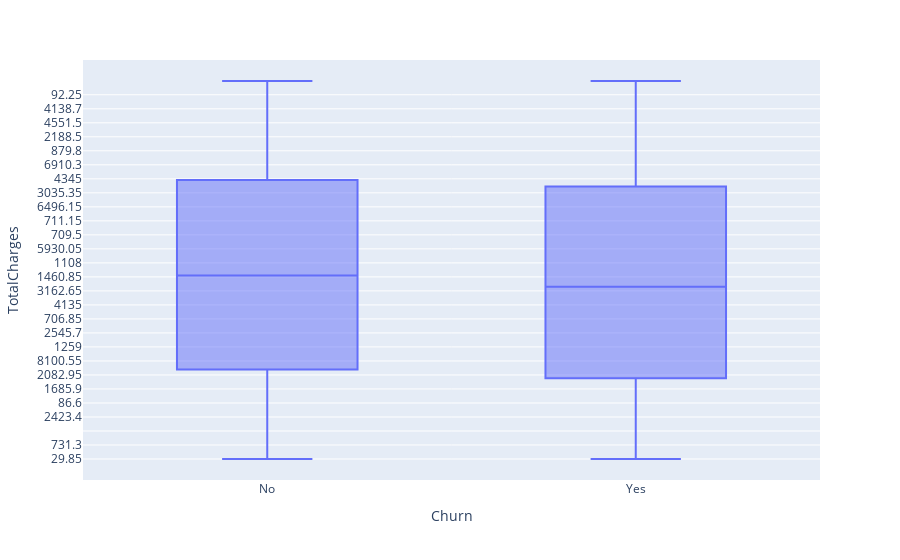

Notebook cell for this chart:
### Code cell
fig = px.box(df, x = 'Churn'  , y='TotalCharges')
fig.show()

### Figure 1 — Plotly figure (JSON) as saved in the notebook; plotly's stock layout.template omitted (floating-point values rounded to 4 significant figures; data arrays with more than 128 entries replaced by an {"elided": "..."} marker saying what was removed)
{"data": [{"alignmentgroup": "True", "hovertemplate": "Churn=%{x}<br>TotalCharges=%{y}<extra></extra>", "legendgroup": "", "marker": {"color": "#636efa"}, "name": "", "notched": false, "offsetgroup": "", "orientation": "v", "showlegend": false, "type": "box", "x": {"elided": "7043 str values"}, "x0": " ", "xaxis": "x", "y": {"elided": "7043 str values"}, "y0": " ", "yaxis": "y"}], "layout": {"boxmode": "group", "legend": {"tracegroupgap": 0}, "margin": {"t": 60}, "xaxis": {"anchor": "y", "domain": [0, 1], "title": {"text": "Churn"}}, "yaxis": {"anchor": "x", "domain": [0, 1], "title": {"text": "TotalCharges"}}}}
